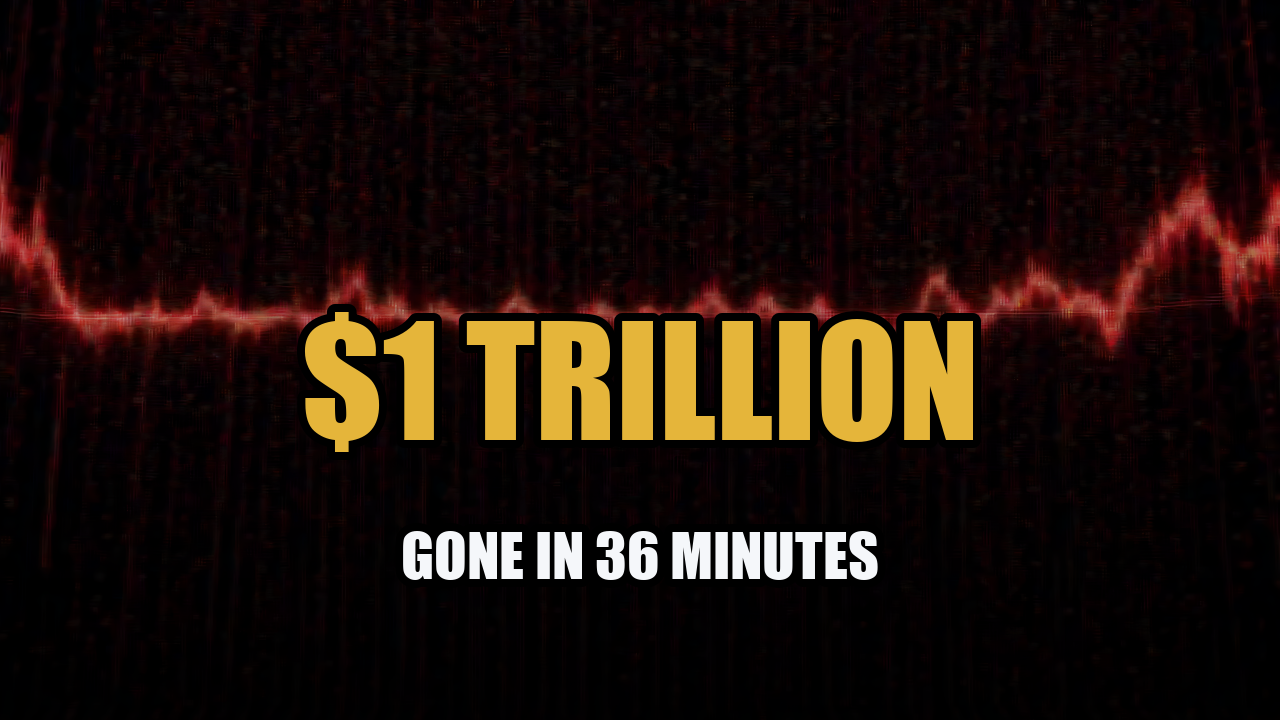
#> input picture episodes/PD-2026-018-flashcrash/09_package/EVIDENCE/thumbs/THUMB-A.png, 1280 x 720 px
$ python -i build_arbitration_thumbnails_v001.py   (imports and definitions only)
#> lines starting #> are read from the running program, lines starting #| are printed output that depends on the picture
#> further down, picture is the input picture: PIL image 1280x720 RGB; mean R, G, B 29.8, 17, 10.6
#!/usr/bin/env python3
"""Create arbitration thumbnail backgrounds, render A/B/C candidates, and score CTR."""
from __future__ import annotations

import hashlib
import json
import math
import subprocess
from datetime import datetime, timezone
from pathlib import Path

from PIL import Image, ImageDraw, ImageEnhance, ImageFilter, ImageFont


ROOT = Path(__file__).resolve().parents[1]
EP = "PD-2026-012-arbitration"
EPDIR = ROOT / "episodes" / EP
OUT = EPDIR / "10_thumbnail"
PKG = EPDIR / "09_package"
# [1 line that did not run here, left out]
# [1 line that did not run here, left out]
PUBLIC_THUMBS = ROOT / "remotion" / "public" / "arbitration" / "thumbs"
W, H = 1280, 720
INK = (4, 7, 12)
NAVY = (8, 23, 42)
BLUE = (31, 107, 255)
GOLD = (229, 181, 58)
WHITE = (245, 247, 250)

TITLES = {
    "A": "You Gave Up Your Right to Sue",
    "B": "The Fine Print Took Your Right to Sue",
    "C": "Why You Can't Sue Your Bank or Boss",
}


# [28 lines left out: functions font, sha256, base, not called in this run]


def grade(img: Image.Image) -> Image.Image:
    img = ImageEnhance.Contrast(img.convert("RGB")).enhance(1.18)
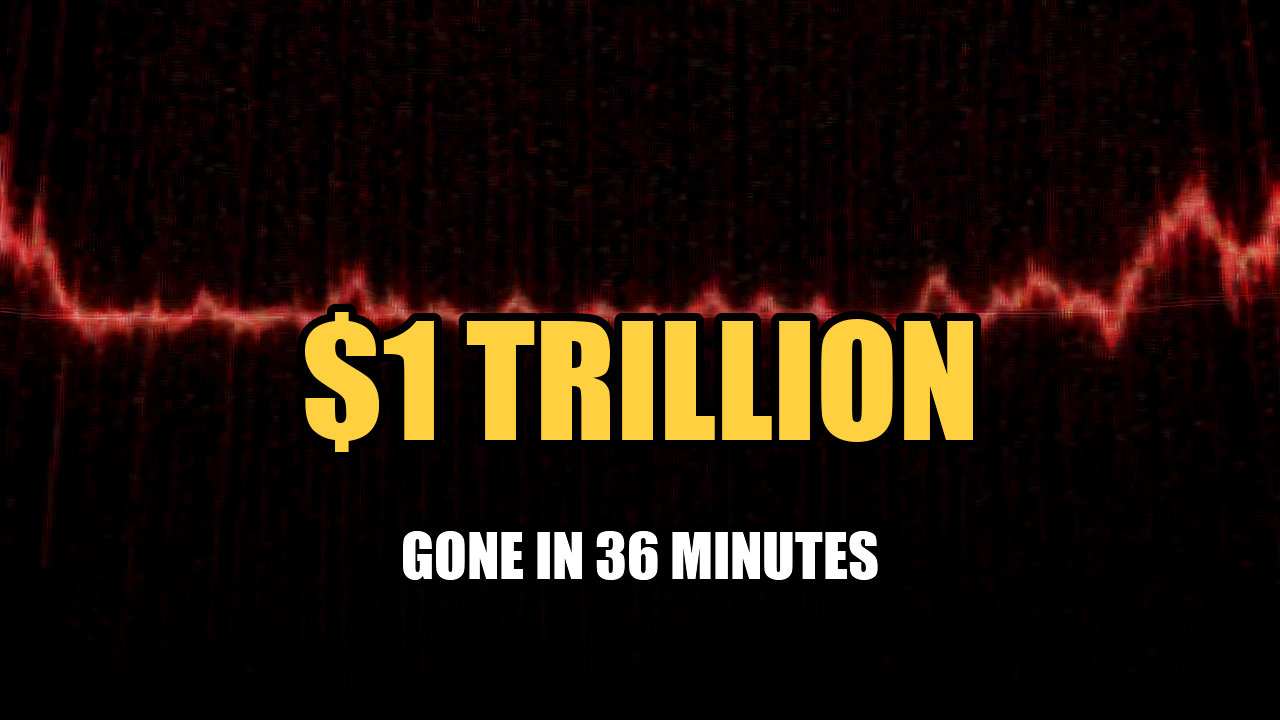
#> img: PIL image 1280x720 RGB; mean R, G, B 31.1, 18, 9.8
    overlay = Image.new("RGBA", (W, H), (0, 0, 0, 0))
#> overlay: PIL image 1280x720 RGBA; every value is 0
    d = ImageDraw.Draw(overlay)
    for x in range(W):
        a = int(172 * max(0, 1 - x / 620))
        d.line((x, 0, x, H), fill=(0, 0, 0, a))
    d.rectangle((0, 0, W, H), outline=GOLD + (255,), width=3)
    return Image.alpha_composite(img.convert("RGBA"), overlay).convert("RGB")
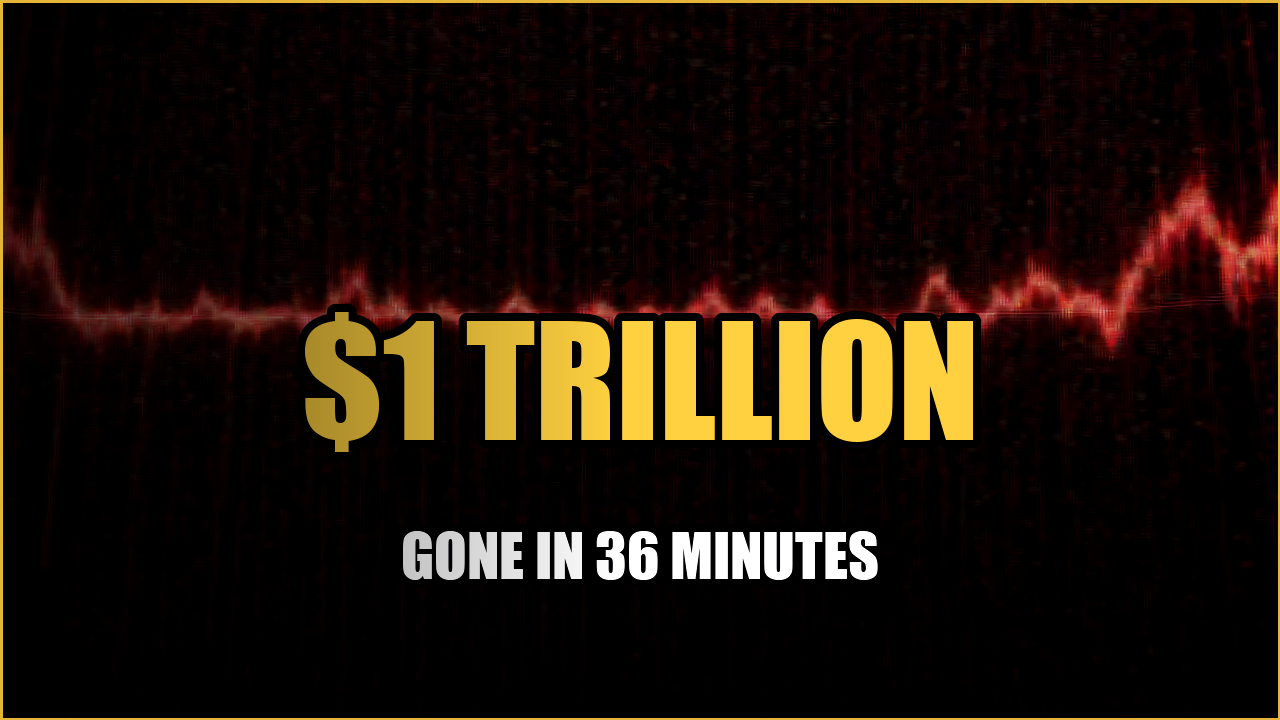
#> returned value: PIL image 1280x720 RGB; mean R, G, B 29.8, 18.5, 9.5


# [78 lines left out: functions chain, thumb01, thumb02, thumb03, thumb04, thumb05 and 1 more, not called in this run]


GENERATORS = [thumb01, thumb02, thumb03, thumb04, thumb05, thumb06]


# [87 lines left out: functions write_backgrounds, score_candidates, run_remotion_stills, main, not called in this run]


# [2 lines not run here, left out]

>>> from PIL import Image
>>> picture = Image.open('../../episodes/PD-2026-018-flashcrash/09_package/EVIDENCE/thumbs/THUMB-A.png')
>>> result = grade(picture)
